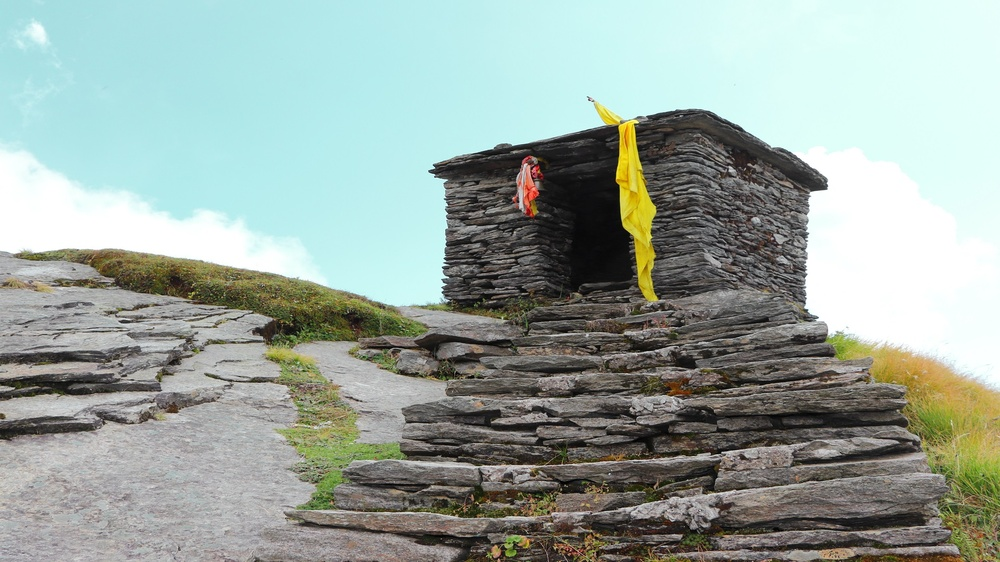
//> input picture examples/integralimg/data/im0.jpg, 1000 x 562 px, shrunk from 1920 x 1080 before the run
$ ./xf_integral_image_tb data/im0.jpg   (built with g++ and OpenCV 4)
//> lines starting //> are read from the running program, lines starting //| are printed output that depends on the picture
### examples/accumulate/xf_headers.h
// [29 lines of licence text are left out]

#ifndef _XF_HEADERS_H_
#define _XF_HEADERS_H_

#include <stdio.h>
#include <stdlib.h>


#if __SDSCC__
#undef __ARM_NEON__
#undef __ARM_NEON
#include "opencv2/opencv.hpp"
#include "opencv2/imgproc/imgproc.hpp"
#include "opencv2/highgui/highgui.hpp"
#define __ARM_NEON__
#define __ARM_NEON
#else
#include "opencv2/opencv.hpp"
#include "opencv2/imgproc/imgproc.hpp"
#include "opencv2/highgui/highgui.hpp"
#endif


#if __SDSCC__
#include "sds_lib.h"
#define TIME_STAMP_INIT  unsigned int clock_start, clock_end;  clock_start = sds_clock_counter();
#define TIME_STAMP  { clock_end = sds_clock_counter(); printf("elapsed time %lu \n", clock_end-clock_start); clock_start = sds_clock_counter();  }
#endif

#endif//_XF_HEADERS_H_

### examples/integralimg/xf_integral_image_tb.cpp
// [29 lines of licence text are left out]
#include "xf_headers.h"
#include "xf_integral_image_config.h"


int main(int argc, char** argv)
{
	cv::Mat in_img, in_img1, out_img, ocv_ref, ocv_ref1;
	cv::Mat in_gray, in_gray1, diff;

	if(argc != 2)
	{
		fprintf(stderr, "Usage: <executable> <input image>\n");
		return -1;
	}

	// Read input image
	in_img = cv::imread(argv[1], 0);
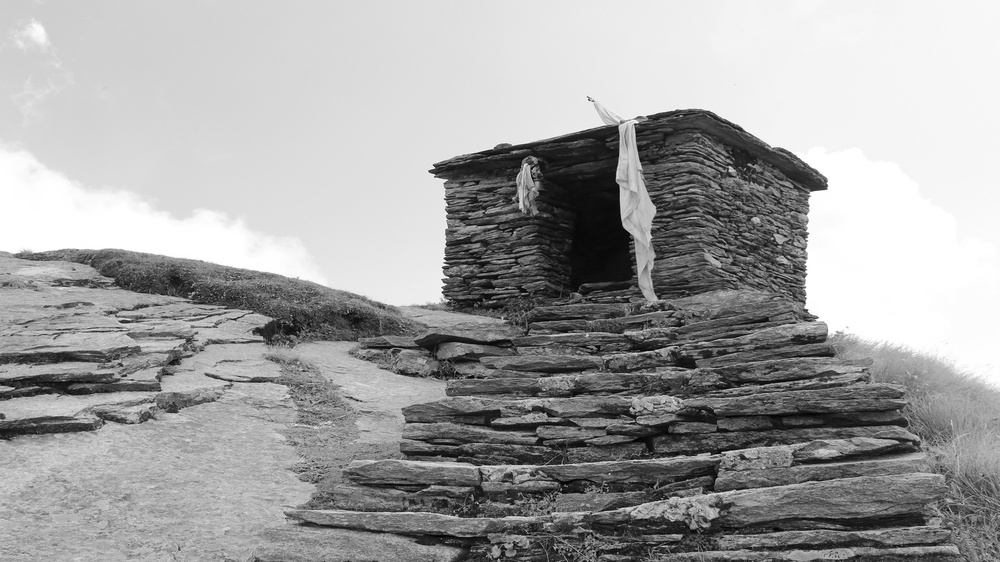
//> in_img: 562 rows x 1000 cols, CV_8UC1; min 0, max 255, mean 162.1
	if (in_img.data == NULL)
	{
		//cout << "Can't open image !!" << endl;
		return -1;
	}


	// create memory for output images
	ocv_ref.create(in_img.rows,in_img.cols,CV_32S);
	ocv_ref1.create(in_img.rows,in_img.cols,CV_32S);

	cv::integral(in_img, ocv_ref, -1);
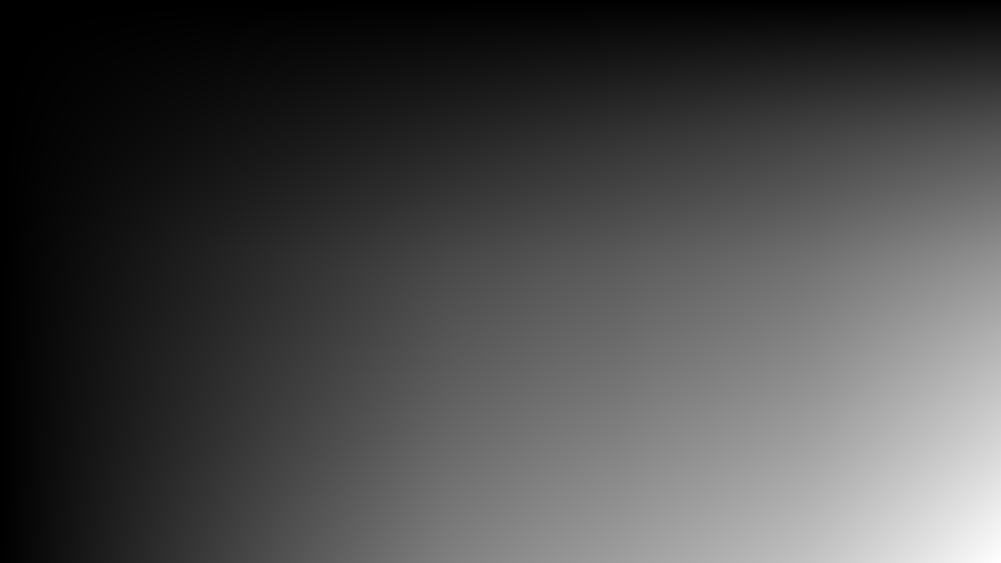
//> ocv_ref: 563 rows x 1001 cols, CV_32SC1; min 0, max 91077507, mean 25900049.3; drawn with min black and max white

	for(int i = 0; i < in_img.rows; i++)
	{
		for(int j=0; j<in_img.cols; j++)
		{
			ocv_ref1.at<unsigned int>(i,j) =  ocv_ref.at<unsigned int>(i+1, j+1);
		}
	}

	imwrite("out_ocv.png",ocv_ref1);


	// create memory for output image
	diff.create(in_img.rows,in_img.cols,CV_32S);
	out_img.create(in_img.rows,in_img.cols,CV_32S);

	// image height and width
	uint16_t height = in_img.rows;
//> height = 562
	uint16_t width = in_img.cols;
//> width = 1000

//> (the run ends here: the program needs code that is not available in this run, at `static xf::Mat<XF_8UC1, HEIGHT, WIDTH, XF_NPPC1> imgInput(in_img.rows,..`)
